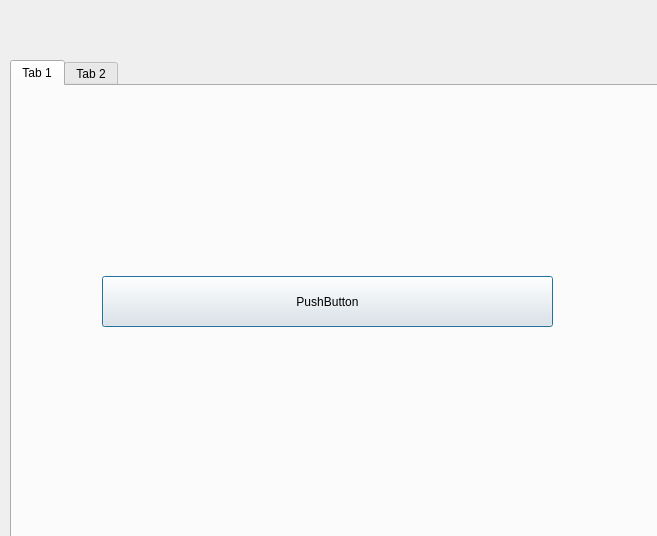
<?xml version="1.0" encoding="UTF-8"?>
<ui version="4.0">
 <class>tdashboard</class>
 <widget class="QDialog" name="tdashboard">
  <property name="geometry">
   <rect>
    <x>0</x>
    <y>0</y>
    <width>657</width>
    <height>536</height>
   </rect>
  </property>
  <property name="windowTitle">
   <string>Dialog</string>
  </property>
  <widget class="QTabWidget" name="tabWidget">
   <property name="geometry">
    <rect>
     <x>10</x>
     <y>60</y>
     <width>651</width>
     <height>531</height>
    </rect>
   </property>
   <property name="currentIndex">
    <number>0</number>
   </property>
   <widget class="QWidget" name="tab">
    <attribute name="title">
     <string>Tab 1</string>
    </attribute>
    <widget class="QPushButton" name="pushButton">
     <property name="geometry">
      <rect>
       <x>90</x>
       <y>190</y>
       <width>451</width>
       <height>51</height>
      </rect>
     </property>
     <property name="text">
      <string>PushButton</string>
     </property>
    </widget>
    <widget class="QWidget" name="horizontalLayoutWidget_3">
     <property name="geometry">
      <rect>
       <x>20</x>
       <y>20</y>
       <width>621</width>
       <height>131</height>
      </rect>
     </property>
     <layout class="QHBoxLayout" name="horizontalLayout_3"/>
    </widget>
   </widget>
   <widget class="QWidget" name="tab_2">
    <attribute name="title">
     <string>Tab 2</string>
    </attribute>
   </widget>
  </widget>
 </widget>
 <resources/>
 <connections/>
</ui>
